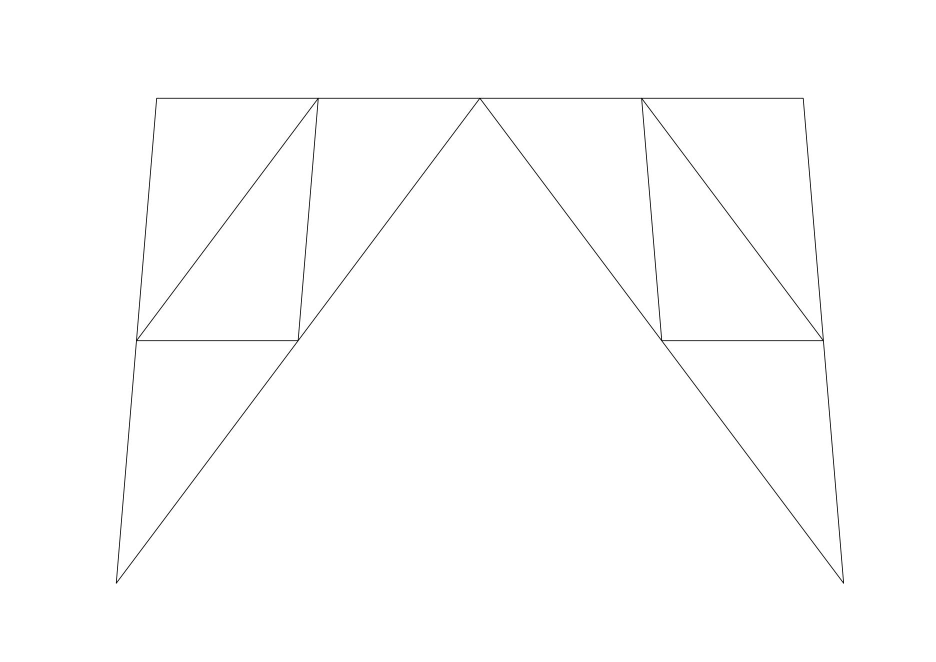
#> input picture imgs/1.jpg, 1871 x 1323 px (shown at 1/2 size)
$ python Run.py
#> lines starting #> are read from the running program, lines starting #| are printed output that depends on the picture; after the words box and inside, x2 and y2 are one past the last pixel; in counts of white or black regions, pixels touching at a corner belong together
### utils/Dot_Reader.py
import numpy as np
import matplotlib.pyplot as plt
import mpl_toolkits.axisartist as axisartist

class Dot_Reader():
    def __init__(self,img):
        self.img = img
        self.img_todo = self.img_process()
        self.dot_positions = self.get_dot_positions()

    def img_process(self):
        import cv2
        img = cv2.cvtColor(self.img, cv2.COLOR_BGR2GRAY)  # 将图像转换成黑白图像
        img_close = cv2.morphologyEx(img, cv2.MORPH_CLOSE, (3, 3))  #高级处理
        img1 = img_close.copy()  # 复制一下经过处理的图，用来进行后续的处理
        return img1

    def get_dot_positions(self):
        import cv2
        import numpy as np
        corners = cv2.goodFeaturesToTrack(self.img_todo, 1000, 0.2, 20)  # 识别出像素突变的点，通过这个函数可以识别角点（图像大小改变参数应调整）
        corners = np.int0(corners)  # 对识别出来的点进行模式转换
        dot_positions = []
        for corner in corners:  # 建立一个遍历循环，将每个角点画出来
            x, y = corner.ravel()  # 对本点进行模式转换
            dot_positions.append((int(x), int(y)))  # 把本循环中识别出来的角点加到空列表 kps 中去
        return dot_positions

### utils/Judge.py

class Judger():
    def __init__(self,img,dot_positions,line_thickness,overlap_threshold):
        self.img = img
        self.dot_positions = dot_positions
        self.line_thickness = line_thickness
        self.dot_groups = self.get_dot_group()
        self.dot_groups_dic = self.get_dot_group_dic()
        self.new_dot_groups_dic = self.get_new_doc_groups_dic()
        self.new_dot_groups = self.get_new_dot_groups()
        self.overlap_threshold = overlap_threshold
        self.original_mask = self.get_original_mask()
        self.result_list = self.get_judge_result_list()

    def get_dot_group_dic(self):
        import numpy as np
        new_dot_groups = self.dot_groups
        new_dot_groups_dic = {}
        for dot_group in new_dot_groups:
            if dot_group[0] in new_dot_groups_dic:
                new_dot_groups_dic[dot_group[0]].append(dot_group[1])
            else:
                new_dot_groups_dic[dot_group[0]] = []
                new_dot_groups_dic[dot_group[0]].append(dot_group[1])
        return new_dot_groups_dic

    def delete_from_single_dot(self,head_dot, tail_dots):
        from utils.tools import azimuthAngle
        from utils.tools import caculate_length
        from utils.tools import angle
        angle_list = []
        len_list = []
        for tail_dot in tail_dots:
            angle_list.append(angle([head_dot[0], head_dot[1], tail_dot[0], tail_dot[1]]))
            len_list.append(caculate_length(head_dot, tail_dot))
        angle_dic = {}
        for index, angle in enumerate(angle_list):
            if angle in angle_dic:
                if len_list[index] < len_list[angle_dic[angle]]:
                    angle_dic[angle] = index
                else:
                    continue
            else:
                angle_dic[angle] = index
        return angle_dic

    def get_new_doc_groups_dic(self):
        dic = self.dot_groups_dic
        for head_dot in dic:
            new_tail_list = []
            angle_dic = self.delete_from_single_dot(head_dot, dic[head_dot])
            for angle in angle_dic:
                new_tail_list.append(dic[head_dot][angle_dic[angle]])
            dic[head_dot] = new_tail_list
        return dic

    def get_new_dot_groups(self):
        dic = self.new_dot_groups_dic
        new_dot_group = []
        for head_dot in dic:
            tail_dots = dic[head_dot]
            for tail_dot in tail_dots:
                new_dot_group.append((head_dot,tail_dot))
        return new_dot_group

    def get_original_mask(self):
        mask = self.img[:,:,0]<255
        return mask.astype(int)

    def get_dot_group(self):
        import itertools
        dot_group = list(itertools.combinations(self.dot_positions, 2))
        return dot_group

    def get_singe_line_mask(self,dot1:tuple,dot2:tuple):
        import numpy as np
        import cv2
        mask_background = np.zeros(self.img.shape)
        single_line_mask_img = cv2.line(mask_background,dot1,dot2,color=(2,2,2),thickness=self.line_thickness)
        return single_line_mask_img[:,:,0]

    def judge_single_dot(self,dot1,dot2,line_mask):
        import numpy as np
        import math
        new_mask = line_mask+self.original_mask
        new_mask = new_mask==3
        new_mask = new_mask.astype(int)
        len_overlap = np.sum(new_mask)
        pingfang = (dot1[0] - dot2[0])** 2 + (dot1[1] - dot2[1])** 2
        len_line = math.sqrt(pingfang)
        if len_overlap > self.overlap_threshold*len_line:
            return 1
        else:
            return 0

    def get_judge_result_list(self):
        judge_result_list = []
        for index,dot_group in enumerate(self.new_dot_groups):
            print('processing line:'+str(index)+'/'+str(len(self.new_dot_groups)),end='\r')
            dot1 = dot_group[0]
            dot2 = dot_group[1]
            line_mask = self.get_singe_line_mask(dot1,dot2)
            judge_single_result = self.judge_single_dot(dot1,dot2,line_mask)
            judge_result_list.append(judge_single_result)
        return judge_result_list

    def draw_new_img(self,path):
        import numpy as np
        import cv2
        img_background = np.ones(self.img.shape)*255
        for index,dot_group in enumerate(self.new_dot_groups):
            if self.result_list[index]==1:
                dot1 = dot_group[0]
                dot2 = dot_group[1]
                img_background = cv2.line(img_background, dot1, dot2, color=(0, 0, 0), thickness=1)
            else:
                continue
        cv2.imwrite(path,img_background)

### utils/tools.py

def caculate_length(dot1,dot2):
    import math
    length_pingfang = (dot1[0]-dot2[0])**2+(dot1[1]-dot2[1])**2
    length = math.sqrt(length_pingfang)
    return length


import math

# A(1,-3)B(5,-1)C(4,1)D(4.5,4.5)


def angle(v1):
    v2 = [0, 0, 1, 0]
    dx1 = v1[2] - v1[0]
    dy1 = v1[3] - v1[1]
    dx2 = v2[2] - v2[0]
    dy2 = v2[3] - v2[1]
    angle1 = math.atan2(dy1, dx1)
    angle1 = int(angle1 * 180 / math.pi)
    # print(angle1)
    angle2 = math.atan2(dy2, dx2)
    angle2 = int(angle2 * 180 / math.pi)
    # print(angle2)
    if angle1 * angle2 >= 0:
        included_angle = abs(angle1 - angle2)
    else:
        included_angle = abs(angle1) + abs(angle2)
        if included_angle > 180:
            included_angle = 360 - included_angle
    return included_angle


# 计算方位角函数
# [20 lines left out: function azimuthAngle, not called in this run]

### Run.py
import cv2
from utils.Dot_Reader import Dot_Reader
from utils.Judge import Judger

img = cv2.imread("imgs/1.jpg") # input
#> img is the input picture: shape (1323, 1871, 3); min 0, max 255, mean 253.5
img = cv2.resize(img,None,fx=0.5,fy=0.5) #调尺寸
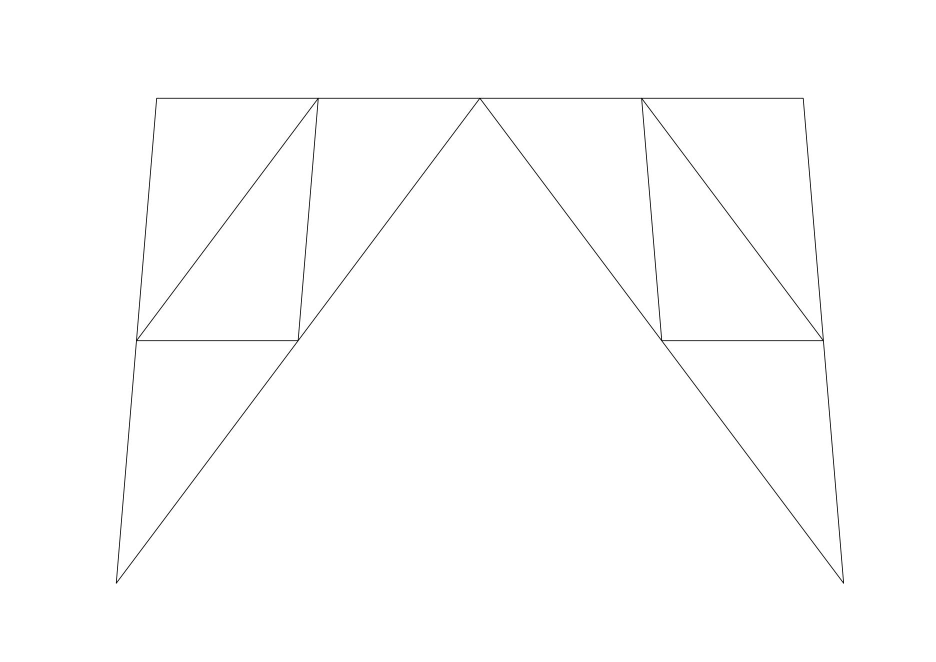
#> img: shape (662, 936, 3); min 5, max 255, mean 253.6
dot_reader = Dot_Reader(img)
#> in get_dot_positions, `corners = cv2.goodFeaturesToTrack(self.img_todo, 1000, 0.2, 20)`: corners = [[641, 99], [317, 99], [843, 584], [116, 584], [481, 99], [661, 339], [157, 99], [138, 338], [822, 341], [802, 99], [298, 339]]
#> the loop in get_dot_positions, `for corner in corners:` made 11 passes
#> after the loop in get_dot_positions, `for corner in corners:`: dot_positions = [(641, 99), (317, 99), (843, 584), (116, 584), (481, 99), (661, 339), (157, 99), (138, 338), (822, 341), (802, 99), (298, 339)]
#> in __init__, `self.dot_positions = self.get_dot_positions()`: self.dot_positions has the same summary as dot_positions in get_dot_positions
dot_positions = dot_reader.dot_positions
judger = Judger(img, dot_positions,line_thickness=2,overlap_threshold=1.3)
#> in get_dot_group, `dot_group = list(itertools.combinations(self.dot_positions, 2))`: dot_group = 55 items
#> the loop in get_dot_group_dic, `for dot_group in new_dot_groups:` made 55 passes
#> dot_group on passes 1 to 12: ((641, 99), (317, 99)), ((641, 99), (843, 584)), ((641, 99), (116, 584)), ((641, 99), (481, 99)), ((641, 99), (661, 339)), ((641, 99), (157, 99)), ((641, 99), (138, 338)), ((641, 99), (822, 341)), ((641, 99), (802, 99)), ((641, 99), (298, 339)), ((317, 99), (843, 584)), ((317, 99), (116, 584))
#> after the loop in get_dot_group_dic, `for dot_group in new_dot_groups:`: new_dot_groups_dic = 10 items
#> the loop in get_new_doc_groups_dic, `for head_dot in dic:` made 10 passes
#> (head_dot, angle_dic) on passes 1 to 6: ((641, 99), {180: 3, 67: 1, 137: 2, 85: 4, 154: 6, 53: 7, 0: 8, 145: 9}), ((317, 99), {42: 0, 112: 1, 0: 2, 34: 3, 180: 4, 126: 5, 25: 6, 94: 8}), ((843, 584), {180: 0, 126: 2, 144: 3, 160: 4, 94: 5, 155: 7}), ((116, 584), {53: 6, 24: 1, 85: 2, 84: 3, 18: 4, 35: 5}), ((481, 99), {53: 0, 180: 1, 145: 2, 35: 3, 0: 4, 127: 5}), ((661, 339), {154: 0, 179: 1, 0: 2, 59: 3, 180: 4})
#> head_dot on pass 10: (802, 99)
#> the loop in get_new_dot_groups, `for head_dot in dic:` made 10 passes
#> in get_original_mask, `mask = self.img[:,:,0]<255`:
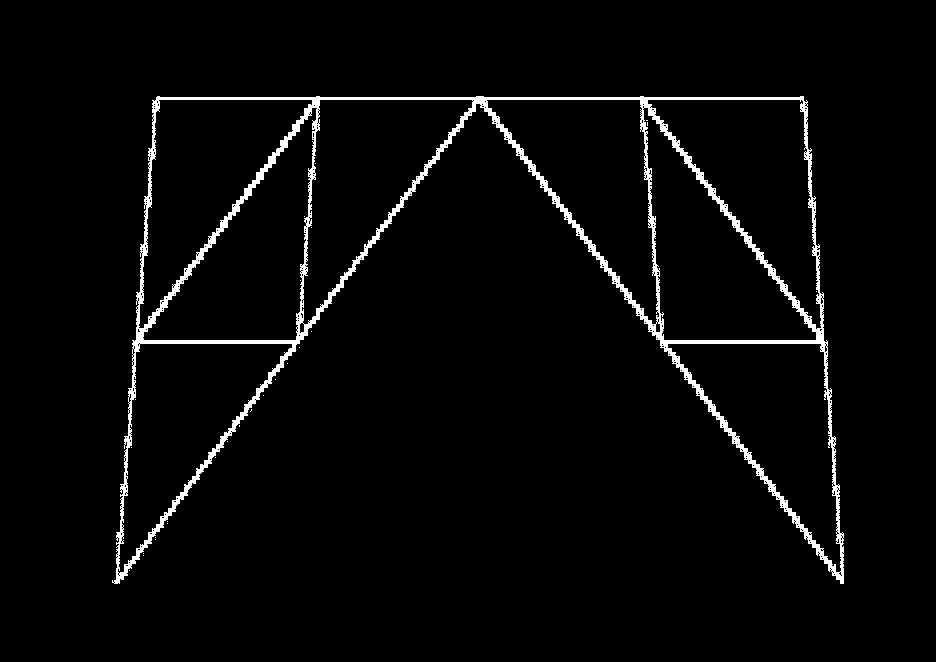
#> mask: shape (662, 936) bool; 3.1% white; 26 white regions (25 under 20 px), largest, box (x1, y1, x2, y2) and area: (112, 96, 844, 584) 19209
#> the loop in get_judge_result_list, `for index,dot_group in enumerate(self.new_dot_groups):` made 48 passes
#| processing line:0/48
#| processing line:1/48
#| processing line:2/48
#| processing line:3/48
#| processing line:4/48
#| processing line:5/48
#| processing line:6/48
#| processing line:7/48
#> (further printed lines are left out)
#> pass 1, in get_singe_line_mask, `single_line_mask_img = cv2.line(mask_background,dot1,dot2,color=(2,2,2..`:
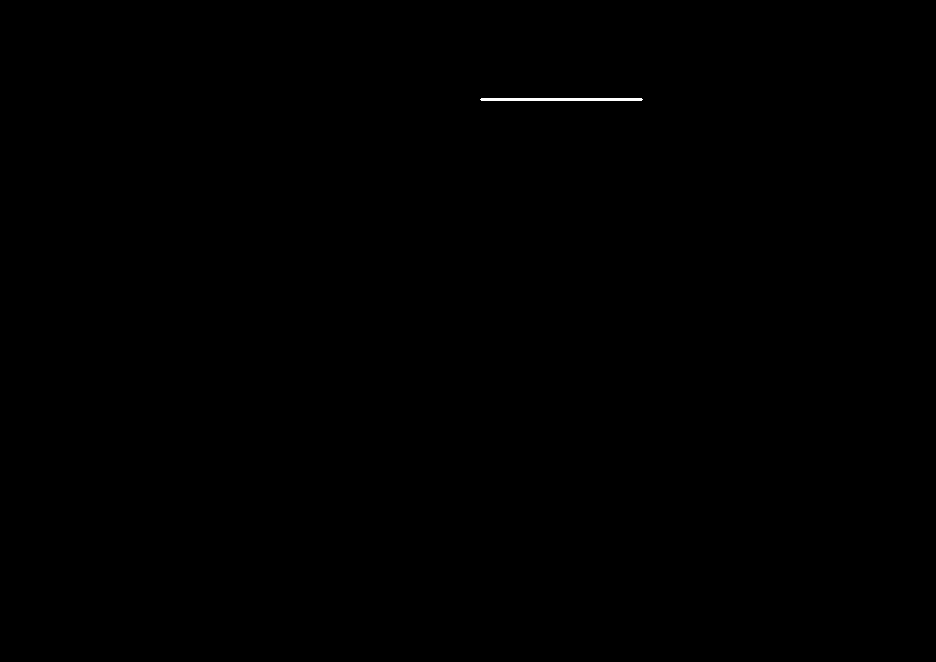
#> single_line_mask_img: shape (662, 936, 3) float64; values 0 (black) and 2 (white), 0.08% white; 1 white region, box (x1, y1, x2, y2) and area: (480, 98, 643, 101) 485
#> pass 1, in judge_single_dot, `new_mask = line_mask+self.original_mask`:
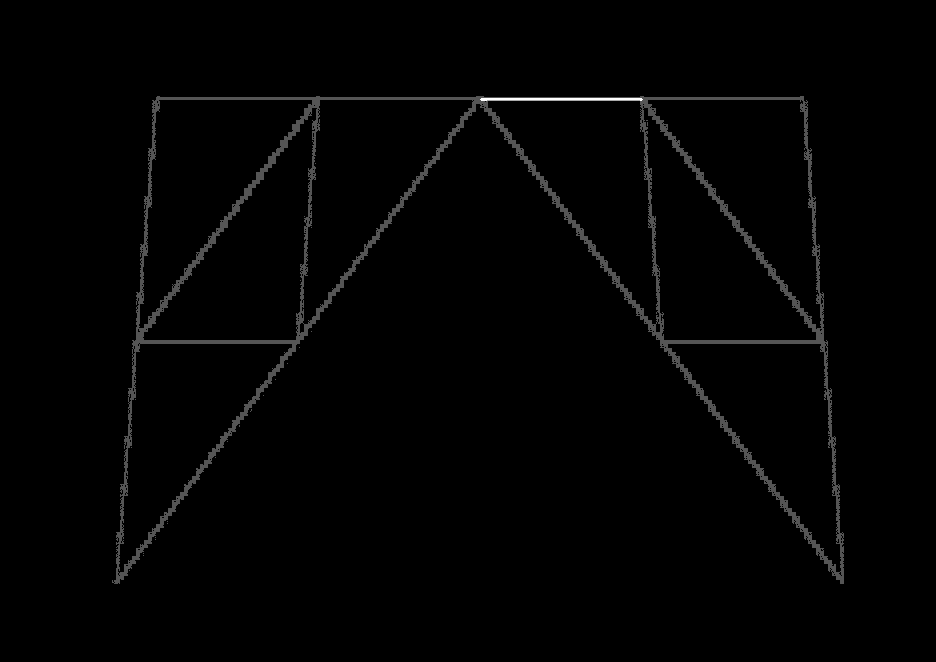
#> new_mask: shape (662, 936) float64; min 0, max 3, mean 0.0326; drawn with min black and max white

judger.draw_new_img('ok1.png')
#> the loop in draw_new_img, `for index,dot_group in enumerate(self.new_dot_groups):` made 48 passes
#> after the loop in draw_new_img, `for index,dot_group in enumerate(self.new_dot_groups):`:
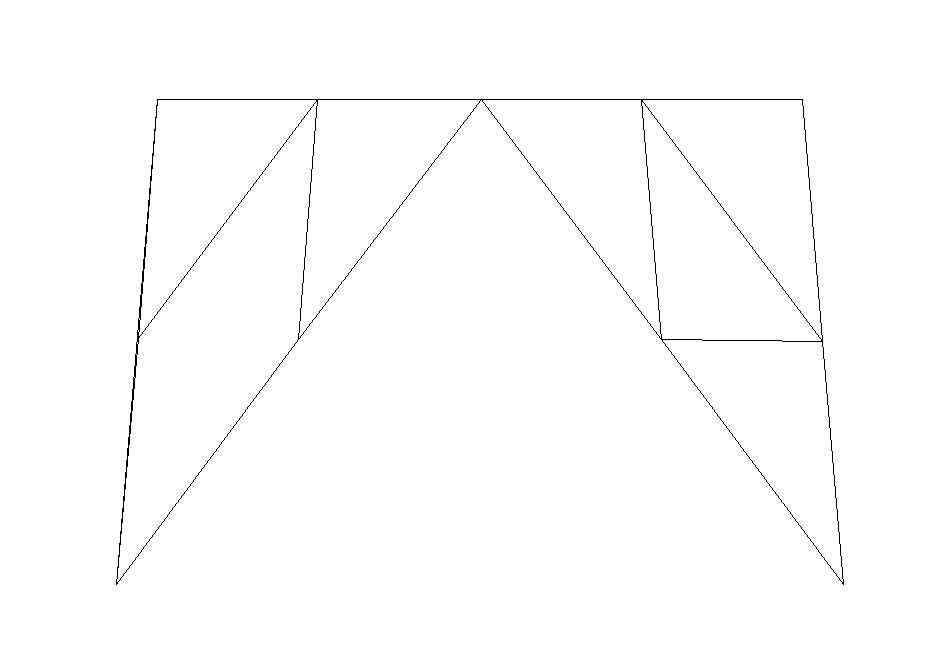
#> img_background: shape (662, 936, 3) float64; 99.4% white; black in thin lines or dots, all inside (x1, y1, x2, y2) = (116, 99, 844, 585)
